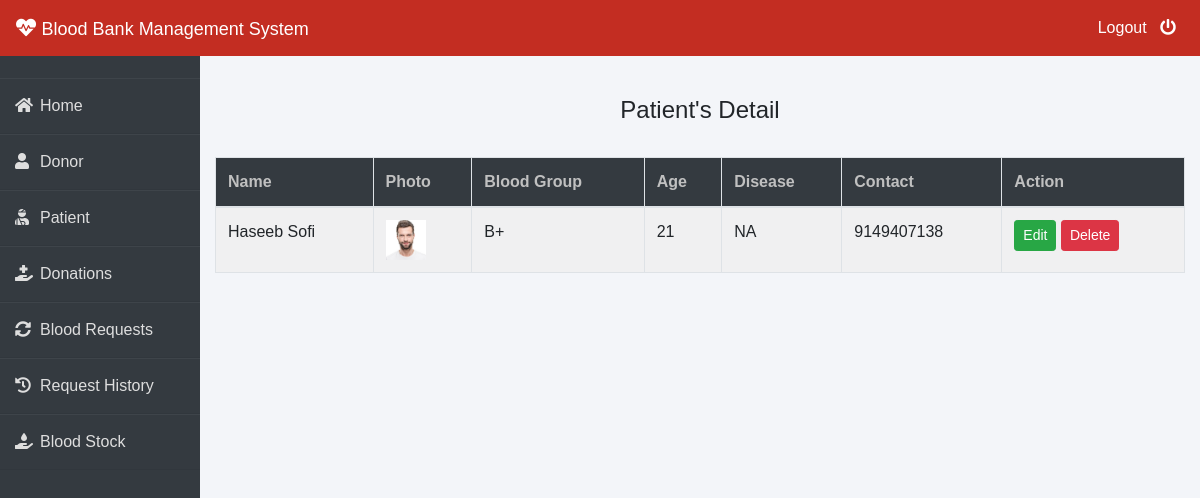
The page /admin-patient (signed in) on the database its author committed.
### patient/models.py (models this page shows, shortened)
class Patient(models.Model):
    user=models.OneToOneField(User,on_delete=models.CASCADE)
    profile_pic= models.ImageField(upload_to='profile_pic/Patient/',null=True,blank=True)
    age=models.PositiveIntegerField()
    bloodgroup=models.CharField(max_length=10)
    disease=models.CharField(max_length=100)
    doctorname=models.CharField(max_length=50)
    address = models.CharField(max_length=40)
    mobile = models.CharField(max_length=20,null=False)
    @property
    def get_name(self):
        return self.user.first_name+" "+self.user.last_name

### blood/views.py (the view)
# urls.py: path('admin-patient', views.admin_patient_view,name='admin-patient'),
@login_required(login_url='adminlogin')
def admin_patient_view(request):
    patients=pmodels.Patient.objects.all()
    return render(request,'blood/admin_patient.html',{'patients':patients})

### templates/blood/admin_patient.html
{% extends 'blood/adminbase.html' %}
{% block content %}
{% load widget_tweaks %}
{%load static%}
<br><br>
<div class="container">
    <H4 class="text-center">Patient's Detail</H4><br>
    <table class="table table-light table-hover table-bordered table-striped">
        <thead class="bg-dark">
            <tr>
                <th scope="col" style="color: rgb(192, 192, 192);">Name</th>
                <th scope="col" style="color: rgb(192, 192, 192);">Photo</th>
                <th scope="col" style="color: rgb(192, 192, 192);">Blood Group</th>
                <th scope="col" style="color: rgb(192, 192, 192);">Age</th>
                <th scope="col" style="color: rgb(192, 192, 192);">Disease</th>
                <th scope="col" style="color: rgb(192, 192, 192);">Contact</th>
                <th style="color: rgb(192, 192, 192);">Action</th>
            </tr>
        </thead>
        <tbody>
            {% for t in patients %}
            <tr>
                <td> {{t.get_name}}</td>
                <td> <img src="{% static t.profile_pic.url %}" alt="Profile Pic" height="40px" width="40px" /></td>
                <td>{{t.bloodgroup}}</td>
                <td>{{t.age}}</td>
                <td>{{t.disease}}</td>
                <td>{{t.mobile}}</td>
                <td>
                    <button class="btn btn-success btn-sm"><a  style="text-decoration: none;color: white;" href="{% url 'update-patient' t.id  %}">Edit</a> </button>
                    <button class="btn btn-danger btn-sm"><a  style="text-decoration: none;color: white;" href="{% url 'delete-patient' t.id  %}">Delete</a> </button>
                </td>
            </tr>
            {% endfor %}
        </tbody>
    </table>
</div>
{% endblock content %}

### templates/blood/adminbase.html (style rules this page uses)
* { margin: 0; padding: 0; box-sizing: border-box; list-style: none; text-decoration: none; font-family: 'Josefin Sans', sans-serif; }
body { background-color: #f3f5f9; }

### rows shown on the page
Patient: get_name "Haseeb Sofi", profile_pic (picture), bloodgroup "B+", age "21", disease "NA", mobile "9149407138"
